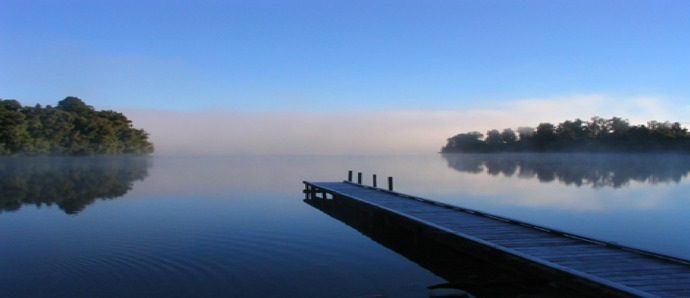
#> input picture image_preprocessing/JPEG1.jpeg, 690 x 298 px; its folder holds only this picture in this run
$ python -i experimental_scaling_solo.py   (imports and definitions only)   (older library calls are emulated)
#> lines starting #> are read from the running program, lines starting #| are printed output that depends on the picture
import cv2
import numpy as np
import math
from PIL import Image
import os
import os.path


imgs_clean = []
path = "DATABSE\\\databaserelease2\\wn_clean"  # use your own path
valid_images = [".jpg", ".bmp", ".gif", ".png", ".tga"]
# [5 lines not run here, left out]

imgs_gaussian = []
path_gaussian = "DATABSE\\\databaserelease2\\gblur_clean"  # use your own path
valid_images = [".jpg", ".bmp", ".gif", ".png", ".tga"]
# [5 lines not run here, left out]


imgs_fast = []
path_fast = "DATABSE\\databaserelease2\\fastfading_clean"  # use your own path
valid_images = [".jpg", ".bmp", ".gif", ".png", ".tga"]
# [5 lines not run here, left out]


def sharpness(img_input):

    def var_laplacian(image_color):

        var = cv2.Laplacian(image_color, cv2.CV_64F).var()
        return var

    img_color_pil = img_input
    opencvimage = np.array(img_color_pil)
    # transforms from PIL to opencv format
    img_color = cv2.cvtColor(opencvimage, cv2.COLOR_RGB2BGR)
#> img_color is the input picture: shape (298, 690, 3); mean B, G, R 156.2, 120.3, 93.5
    # color to grayscale, sharpness doesn't need color
    img_grey = cv2.cvtColor(img_color, cv2.COLOR_BGR2GRAY)
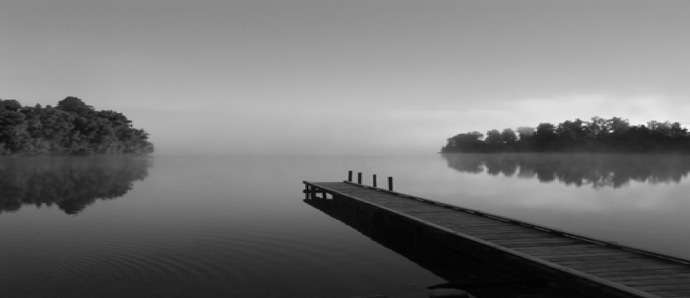
#> img_grey: shape (298, 690); min 1, max 247, mean 116.4

    # returns sharpness as a scalar
    sharpness_scalar = var_laplacian(img_grey)
#> in var_laplacian, `var = cv2.Laplacian(image_color, cv2.CV_64F).var()`: var = 76.12
#> sharpness_scalar = 76.12

    return sharpness_scalar


# [74 lines left out: functions noise_differ_gaussian, noise_differ_median, noise_differ_noises, colorfulness, entropy_calc, not called in this run]


sharpie_clean = []
noise_differ_g_clean = []
noise_differ_m_clean = []
noise_differ_n_clean = []
color_clean = []
entropy_clean = []

# [7 lines not run here, left out]


sharpie_fast = []
noise_differ_g_fast = []
noise_differ_m_fast = []
noise_differ_n_fast = []
color_fast = []
entropy_fast = []

# [7 lines not run here, left out]


sharpie_gaussian = []
noise_differ_g_g = []
noise_differ_m_g = []
noise_differ_n_g = []
color_g = []
entropy_g = []

# [7 lines not run here, left out]


sharpie = sharpie_fast + sharpie_clean + sharpie_gaussian
noise_gaussian = noise_differ_g_fast + noise_differ_g_clean + noise_differ_g_g
noise_median = noise_differ_m_fast + noise_differ_m_clean + noise_differ_m_g
noise_noises = noise_differ_n_fast + noise_differ_n_clean + noise_differ_n_g
color = color_fast + color_clean + color_g
entropy = entropy_fast + entropy_clean + entropy_g


sharpie_scaled = np.array(sharpie) / 25789
noise_gaussian_scaled = np.array(noise_gaussian) / 68
noise_median_scaled = np.array(noise_median) / 95
noise_noises_scaled = np.array(noise_noises) / 40
color_scaled = np.array(color) / 86


"""
print("Median= ",np.median(entropy_clean))
# print("Mean= ", np.mean(entropy_clean))


print("Median= ",np.median(noise_differ_n_clean))
print("Mean= ", np.mean(noise_differ_n_clean))
#40

print("Median= ",np.median(color_clean))
print("Mean= ", np.mean(color_clean))
#86


print(len(sharpie))
print(np.amax(sharpie))
print(np.median(sharpie_clean))
print(np.mean(sharpie_clean))


mean_sharpie_clean = math.ceil((np.mean(sharpie_clean)))
sharpienp = np.array(sharpie)/mean_sharpie_clean


print("Median= ",np.median(sharpie_clean))
print("Mean= ", np.mean(sharpie_clean))


print("Median_m=",np.median(noise_differ_g_clean))
print("Mean_m=",np.mean(noise_differ_g_clean))
#68


print("Median_m=",np.median(noise_differ_m_clean))
print("Mean_m=",np.mean(noise_differ_m_clean))
#95

print(np.amax(noise_differ_m_clean)/95)

print("Median= ",np.median(entropy_clean))
print("Mean= ", np.mean(entropy_clean))


max = math.ceil((np.amax(sharpie_fast)))
sharpie_fastnp = np.array(sharpie_fast)/max
print(math.ceil(np.amax(sharpie_fastnp)))
print( np.amax(sharpienp))

"""


"""
plt.plot(color_scaled)
plt.title('Scaled Colorfulness')
plt.ylabel('Range')
#plt.plot(noise_noises_scaled)
plt.show()
"""

>>> import cv2
>>> picture = cv2.cvtColor(cv2.imread('JPEG1.jpeg'), cv2.COLOR_BGR2RGB)
>>> result = sharpness(picture)
#> result = 76.12

$ run again, on image_preprocessing/PNG1.png
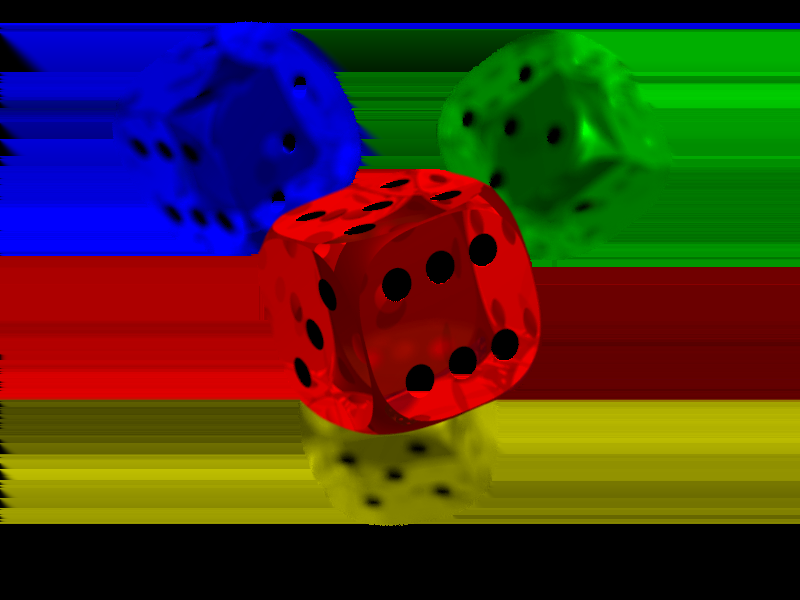
#> input picture image_preprocessing/PNG1.png, 800 x 600 px
#> in sharpness, img_color is the input picture: shape (600, 800, 3); mean B, G, R 30.5, 50.1, 66.4
#> in sharpness, `img_grey = cv2.cvtColor(img_color, cv2.COLOR_BGR2GRAY)`:
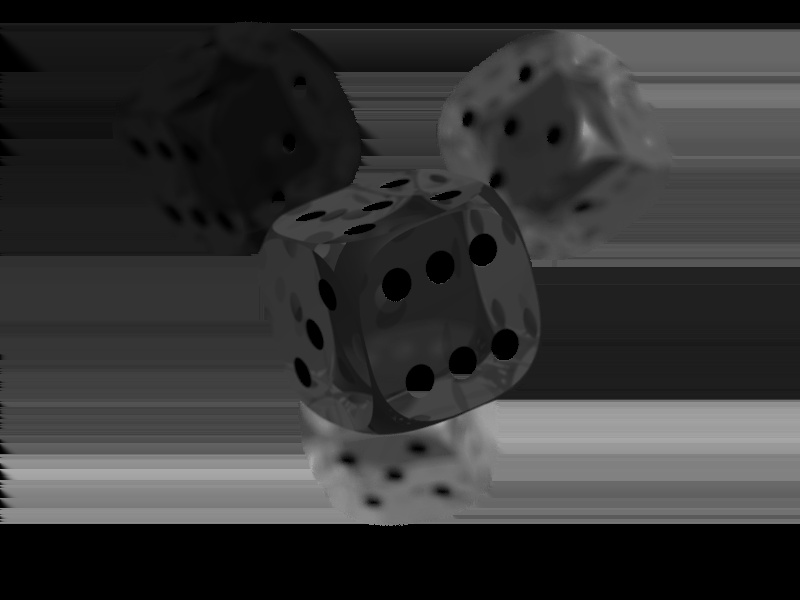
#> img_grey: shape (600, 800); min 0, max 169, mean 52.8
#> var = 115.5

$ run again, on image_preprocessing/PNG2.png
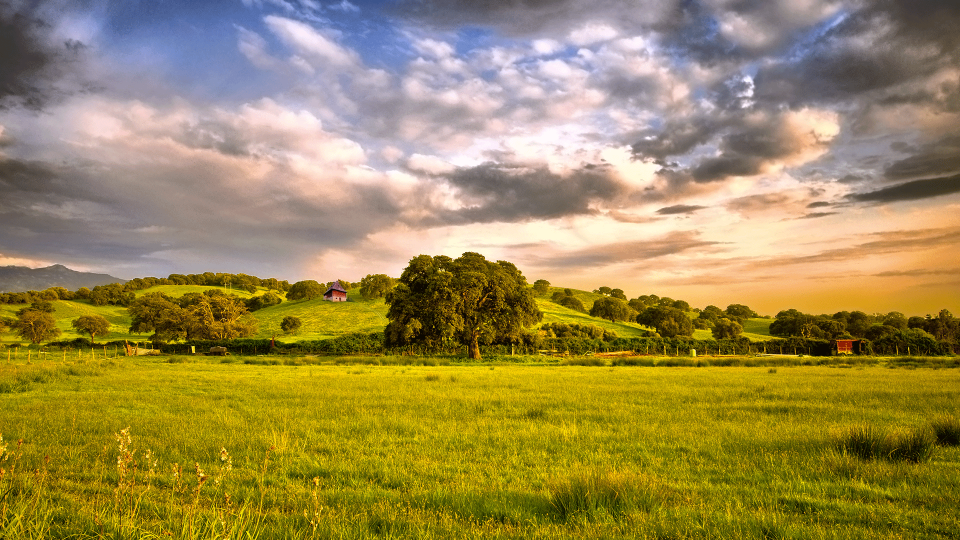
#> input picture image_preprocessing/PNG2.png, 1920 x 1080 px (shown at 1/2 size)
#> in sharpness, img_color is the input picture: shape (1080, 1920, 3); mean B, G, R 82.5, 138.4, 156.4
#> in sharpness, `img_grey = cv2.cvtColor(img_color, cv2.COLOR_BGR2GRAY)`:
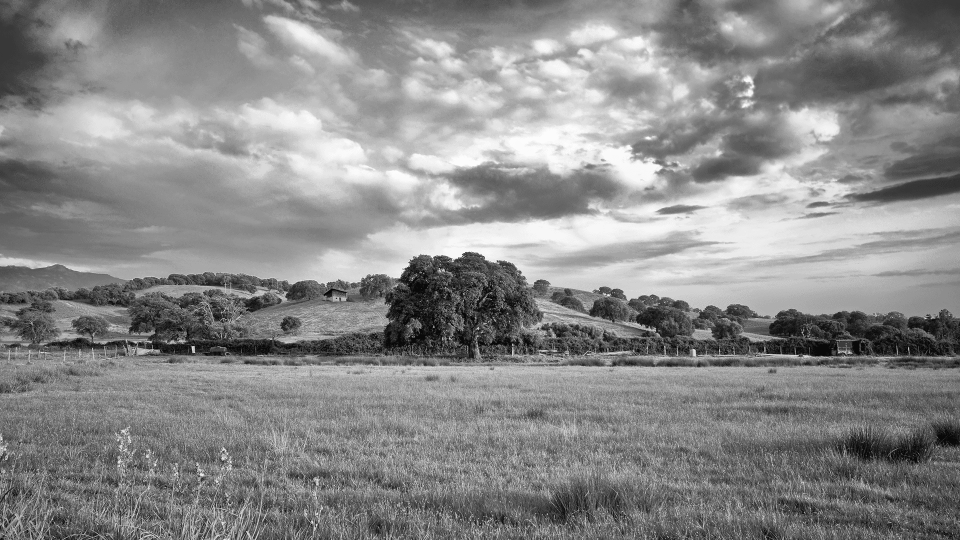
#> img_grey: shape (1080, 1920) (shown at 1/2 size); min 9, max 252, mean 137.4
#> var = 2521.5
